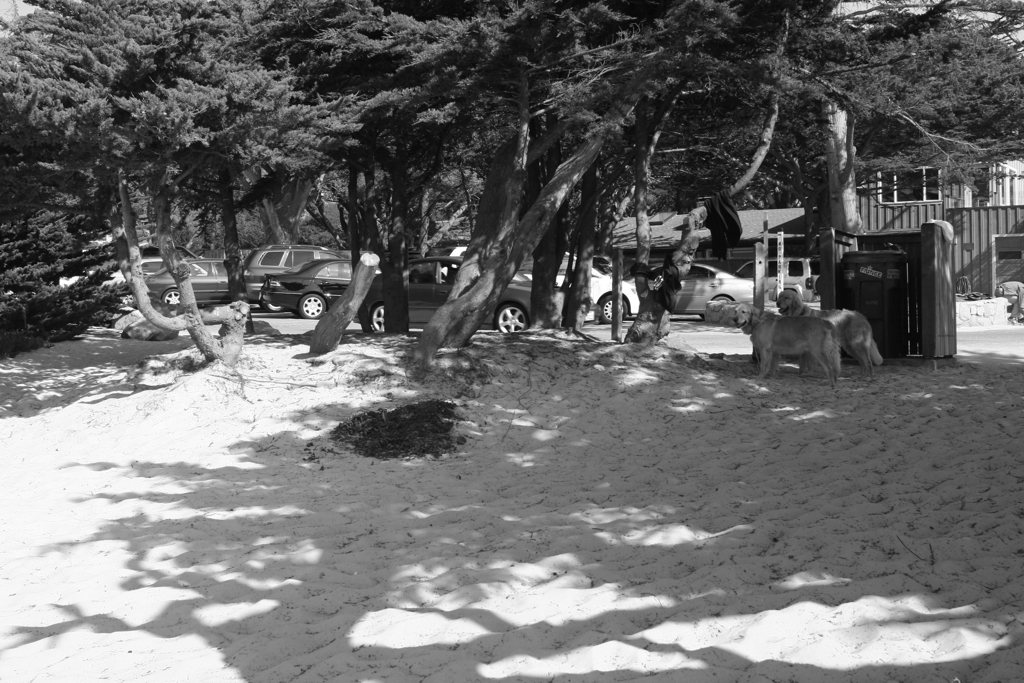
%> input picture adobe_panoramas/data/carmel/carmel-00.png, 1024 x 683 px; its folder holds 4 pictures in this run
$ octave Main_Panorama.m   (GNU Octave 9; MATLAB toolbox functions it lacks are replaced by stand-ins)
%> lines starting %> are read from the running program, lines starting %| are printed output that depends on the picture
% here Vl_sift is used.. u have to run the Vl_setup at first .. the folder
% is attached


clc; clear;

%  load images
 Dir = fullfile("..\adobe_panoramas\data\carmel")


Scene = imageDatastore(Dir);

% Display images to be stitched
montage(Scene.Files)
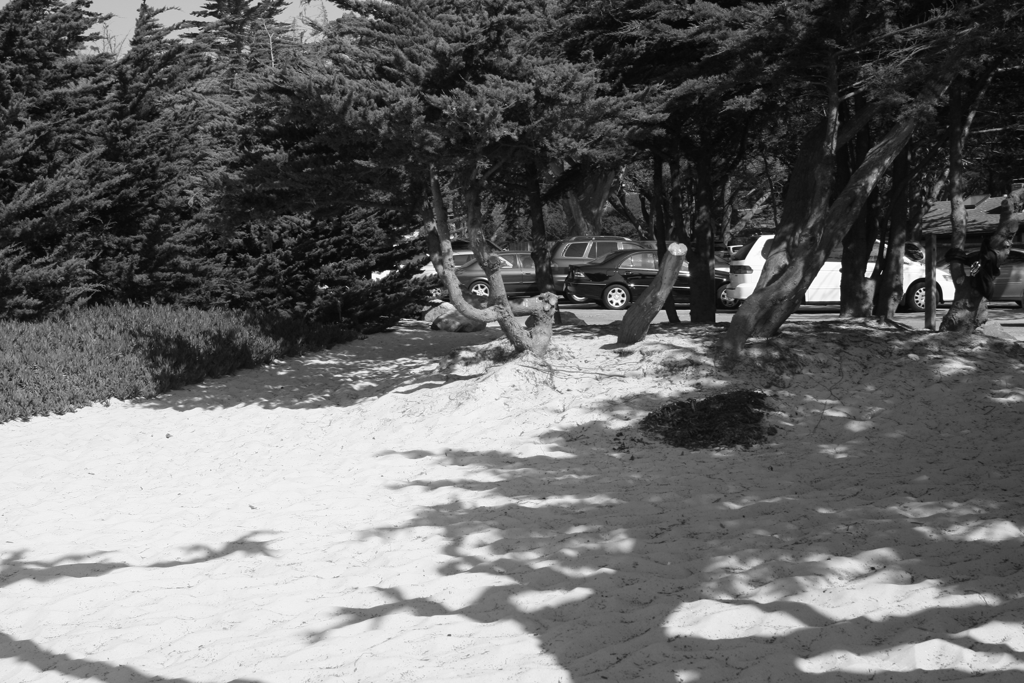
%> input picture adobe_panoramas/data/carmel/carmel-01.png, 1024 x 683 px
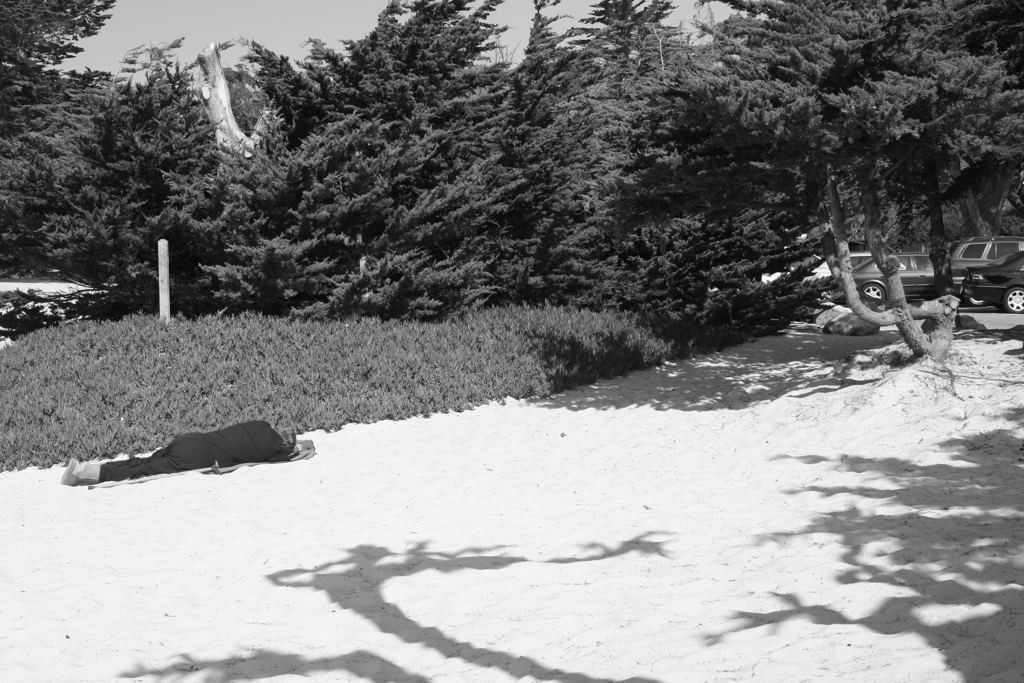
%> input picture adobe_panoramas/data/carmel/carmel-02.png, 1024 x 683 px
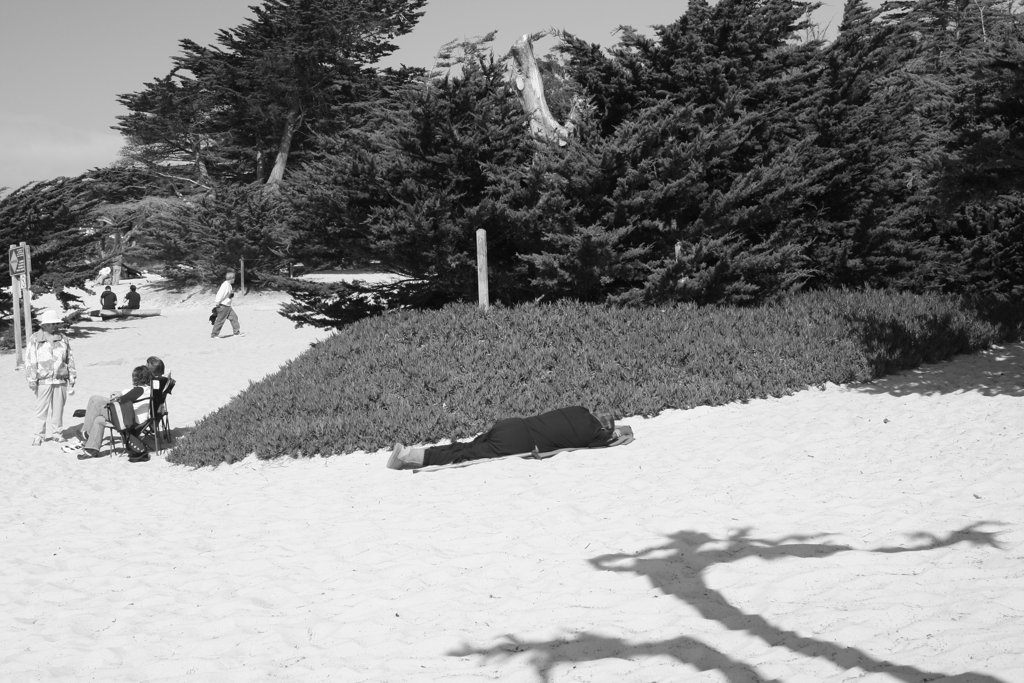
%> input picture adobe_panoramas/data/carmel/carmel-03.png, 1024 x 683 px
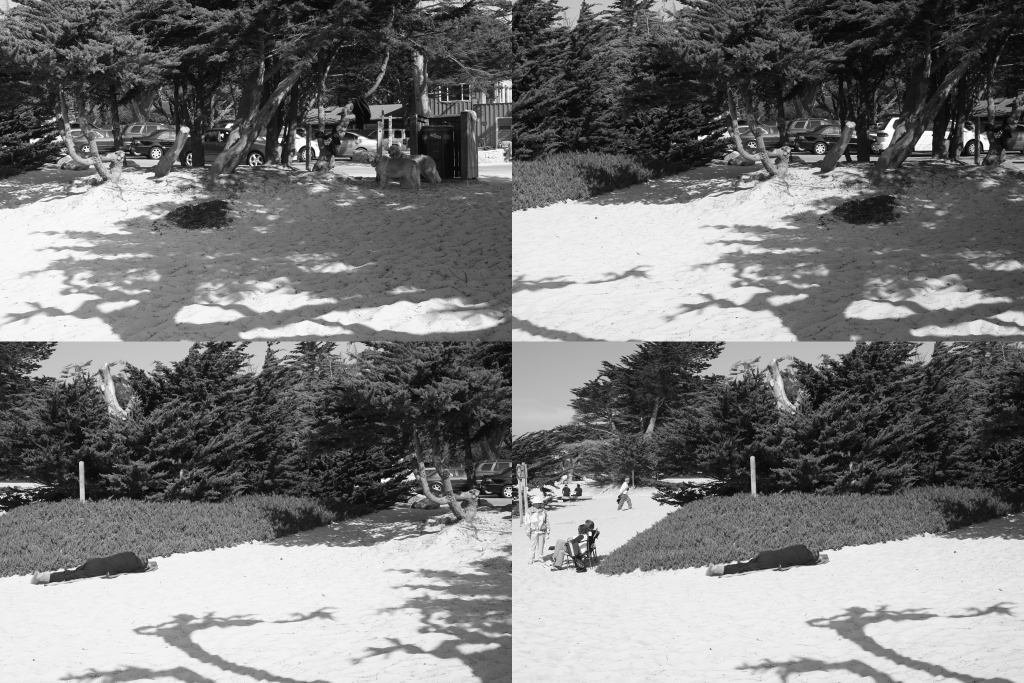
%> displayed picture: size 1366x2048, on the screen's scale of 0 to 255 (shown at 1/2 size); min 3, max 255, mean 120.7

% Read the first image from the image set.
im1 = readimage(Scene, 1);
%> im1 is the input picture: size 683x1024 uint8; min 3, max 255, mean 107.5
im1 = im2single(im1);
%> im1: size 683x1024 single

% Initialize features for im1
%> (the run ends here)
